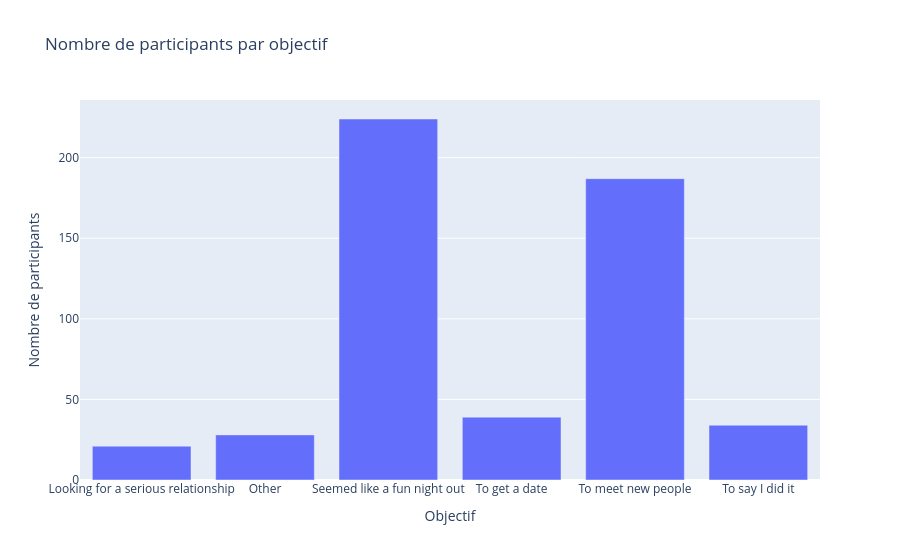
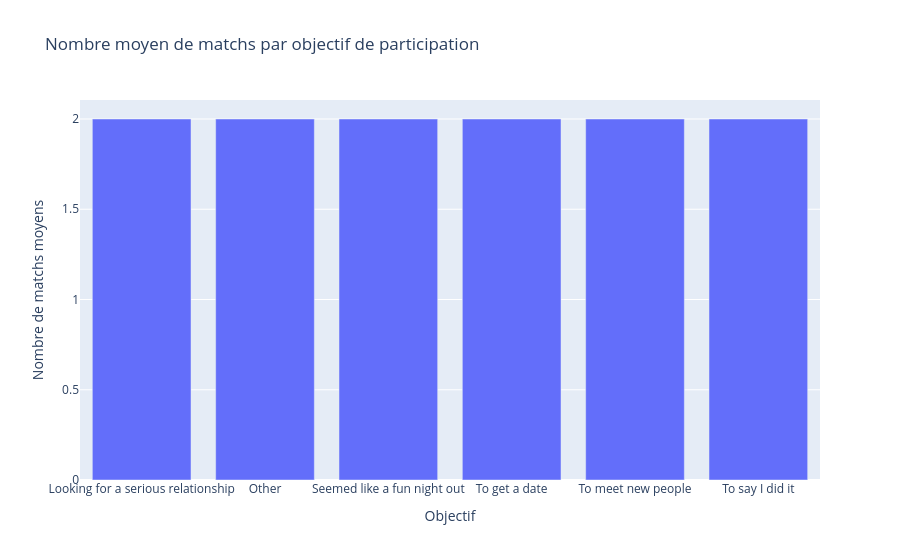

These figures' notebook cell, in order:
### Code cell
# Totaux uniques des raisons du speed meeting, et ratio de match

student_level = (
    df.groupby(["iid", "goal_text"])["match"]
      .sum()
      .reset_index()
)

reason_table = (
    student_level.groupby("goal_text")
    .agg(
        n_students=("iid", "count"),
        avg_matches=("match", "mean")
    )
    .reset_index().round(0)
)

reason_table = reason_table.sort_values(by='avg_matches',ascending=False)

# Visualisation : Nombre de participants par objectifs
fig = px.bar(
    reason_table,
    x="goal_text",
    y="n_students",
    title="Nombre de participants par objectif",
    labels={
        "n_students":"Nombre de participants",
        "goal_text":"Objectif"
    }

)
fig.show()

# Visualisation : Nombre moyens de match par objectif
fig = px.bar(
    reason_table,
    x="goal_text",
    y="avg_matches",
    title="Nombre moyen de matchs par objectif de participation",
    labels={
        "avg_matches":"Nombre de matchs moyens",
        "goal_text":"Objectif"
    }

)
fig.show()

### Figure 1 — Plotly figure (JSON) as saved in the notebook; plotly's stock layout.template omitted (floating-point values rounded to 4 significant figures)
{"data": [{"hovertemplate": "Objectif=%{x}<br>Nombre de participants=%{y}<extra></extra>", "legendgroup": "", "marker": {"color": "#636efa", "pattern": {"shape": ""}}, "name": "", "orientation": "v", "showlegend": false, "textposition": "auto", "type": "bar", "x": ["Looking for a serious relationship", "Other", "Seemed like a fun night out", "To get a date", "To meet new people", "To say I did it"], "xaxis": "x", "y": [21, 28, 224, 39, 187, 34], "yaxis": "y"}], "layout": {"barmode": "relative", "legend": {"tracegroupgap": 0}, "title": {"text": "Nombre de participants par objectif"}, "xaxis": {"anchor": "y", "domain": [0, 1], "title": {"text": "Objectif"}}, "yaxis": {"anchor": "x", "domain": [0, 1], "title": {"text": "Nombre de participants"}}}}

### Figure 2 — Plotly figure (JSON) as saved in the notebook; plotly's stock layout.template omitted (floating-point values rounded to 4 significant figures)
{"data": [{"hovertemplate": "Objectif=%{x}<br>Nombre de matchs moyens=%{y}<extra></extra>", "legendgroup": "", "marker": {"color": "#636efa", "pattern": {"shape": ""}}, "name": "", "orientation": "v", "showlegend": false, "textposition": "auto", "type": "bar", "x": ["Looking for a serious relationship", "Other", "Seemed like a fun night out", "To get a date", "To meet new people", "To say I did it"], "xaxis": "x", "y": [2.0, 2.0, 2.0, 2.0, 2.0, 2.0], "yaxis": "y"}], "layout": {"barmode": "relative", "legend": {"tracegroupgap": 0}, "title": {"text": "Nombre moyen de matchs par objectif de participation"}, "xaxis": {"anchor": "y", "domain": [0, 1], "title": {"text": "Objectif"}}, "yaxis": {"anchor": "x", "domain": [0, 1], "title": {"text": "Nombre de matchs moyens"}}}}
